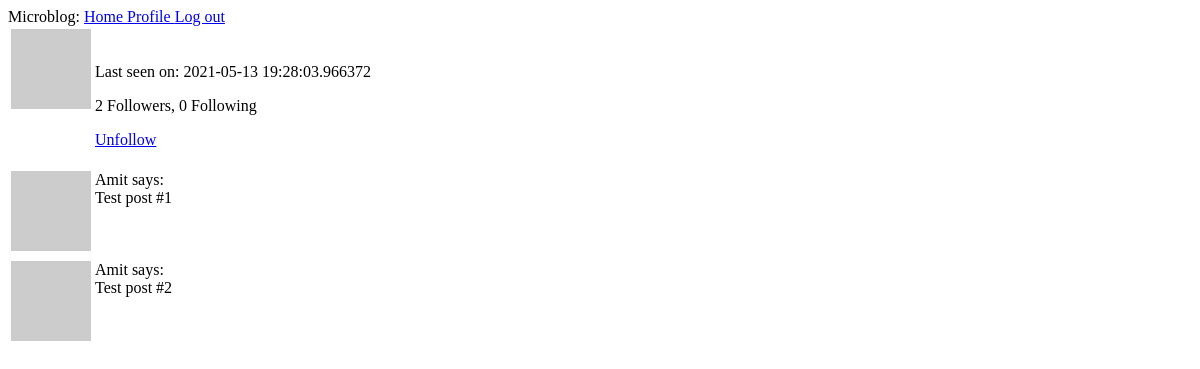
The app's page /user/Amit (signed in), older data.
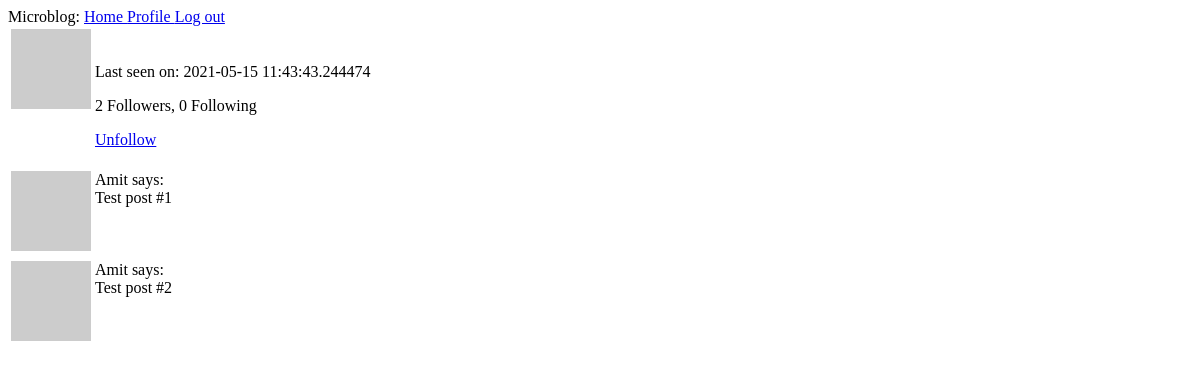
The same page, newer data.
### app/models.py (models this page shows, shortened)
class User(UserMixin,db.Model):
    id = db.Column(db.Integer,primary_key = True)
    username = db.Column(db.String(64),index = True, unique = True)
    email = db.Column(db.String(120),index = True, unique = True)
    password_hash = db.Column(db.String(120))
    posts = db.relationship('Post', backref= 'author', lazy = 'dynamic')
    about_me = db.Column(db.String(140))
    last_seen = db.Column(db.DateTime, default=datetime.utcnow)
    followed = db.relationship(
        'User', secondary=followers,
        primaryjoin=(followers.c.follower_id == id),
        secondaryjoin=(followers.c.followed_id == id),
        backref=db.backref('followers', lazy='dynamic'), lazy='dynamic')
    def avatar(self,size):
        digest = md5(self.email.lower().encode('utf-8')).hexdigest()
        print('https://www.gravatar.com/avatar/{}?d=identicon&s={}'.format(digest, size))
        return 'https://www.gravatar.com/avatar/{}?d=identicon&s={}'.format(digest, size)
    def is_following(self, user):
        return self.followed.filter(
            followers.c.followed_id == user.id).count() > 0

### app/routes.py (the view)
@app.route('/user/<username>')
@login_required
def user(username):
    user = User.query.filter_by(username=username).first_or_404()
    posts = [
        {'author': user, 'body': 'Test post #1'},
        {'author': user, 'body': 'Test post #2'}
    ]
    return render_template('user.html', user=user, posts=posts)

### app/models.py (called while the page is built)
@login.user_loader
def load_user(id):
    return User.query.get(int(id))

### app/routes.py (called while the page is built)
@app.before_request
def before_request():
    if current_user.is_authenticated:
        current_user.last_seen = datetime.utcnow()
        db.session.commit()

### app/templates/user.html (shortened to what this page needs)
{% extends 'base.html' %}
{% block content %}
<table>
    <tr valign="top">
        <td><img src="{{ user.avatar(128) }}" alt=""></td>
        <td><img src="{{ user.username }}" alt="">
            {% if user.last_seen %}<p>Last seen on: {{ user.last_seen }}</p>{% endif %}
            <p>{{ user.followers.count() }} Followers, {{ user.followed.count() }} Following</p>
                {% if user == current_user %}
                <p><a href="{{ url_for('edit_profile') }}">Edit your profile</a></p>
                {% elif not current_user.is_following(user) %}
                <p><a href="{{ url_for('follow',username = user.username) }}">Follow</a></p>
                {% else %}
                <p><a href="{{ url_for('unfollow',username = user.username) }}">Unfollow</a></p>
                {% endif %}
        </td>
    </tr>
</table>
{% for post in posts %}
{% include '_post.html' %}
{% endfor %}
{% endblock content %}

### app/templates/base.html (shortened to what this page needs)
<!DOCTYPE html>
<html lang="en">
<head>
</head>
<body>
    <div> Microblog:
        <a href=" {{ url_for('index') }} "> Home </a>
        {% if current_user.is_anonymous %}
        <a href=" {{ url_for('login') }} ">Sign Up</a>
        {% else %}
        <a href="{{ url_for('user',username=current_user.username)}}"> Profile </a>
         <a href=" {{ url_for('logout') }} ">Log out</a>
        {% endif %}
    </div>
    {% block content %} {% endblock %}
</body>
</html>

### app/templates/_post.html
<table>
    <tr valign = "top" >
        <td><img src="{{ post.author.avatar(36) }}" alt=""></td>
        <td>{{ post.author.username }} says:<br>{{ post.body }}</td>
    </tr>
</table>

Row changes from the older to the newer data that the page shows:
changed User "Amit": last_seen "2021-05-13 19:28:03.966372" → "2021-05-15 11:43:43.244474"
